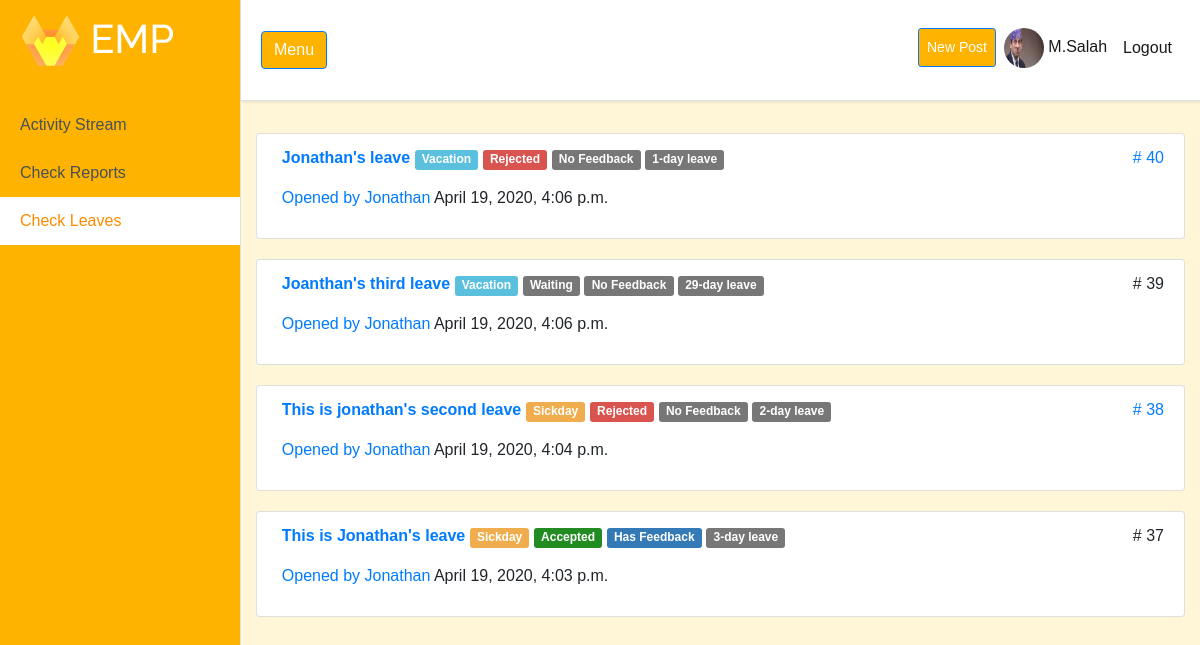
The page /leave/reports (signed in) on the database its author committed.
### users/models.py (models this page shows, shortened)
class Profile(models.Model):
    user = models.OneToOneField(User, on_delete=models.CASCADE)
    image = models.ImageField(default='default.jpg', upload_to='profile_pics')
    bio = models.TextField(max_length=500, blank=True)
    location = models.CharField(max_length=30, blank=True)
    birth_date = models.DateField(null=True, blank=True)
    is_employee = models.BooleanField(default=True)

### bookleave/models.py (models this page shows, shortened)
class Leave(models.Model):
    type = models.CharField(verbose_name="Leave Type", max_length=20, choices=TYPE_CHOICES)
    begindate = models.DateTimeField()
    enddate = models.DateTimeField()
    date_posted = models.DateTimeField(default=timezone.now)
    document = models.FileField(blank=True, default=None, upload_to='documents')
    title = models.TextField(max_length=100)
    content = models.TextField()
    owner = models.ForeignKey(User, on_delete=models.CASCADE, null=True)
    is_accepted = models.BooleanField(default=False)
    is_rejected = models.BooleanField(default=False)
    class Meta:
        ordering = ['-date_posted']
    @property
    def difference(self):
        return (self.enddate - self.begindate).days

### bookleave/views.py (the view)
# urls.py: path('leave/reports', All_LeaveListView.as_view(), name='all-leaves'),
class All_LeaveListView(LoginRequiredMixin, ListView):
    model = Leave
    template_name = 'bookleave/all_leaves.html'  # <app>/<model>_<view_type>.html
    context_object_name = 'leaves'
    paginate_by = 5

### bookleave/templates/bookleave/all_leaves.html (shortened to what this page needs)
{% extends 'activitystream/base.html' %}
{% block content %}
    {% for leave in leaves %}
    <ul class="list-group fa-padding">
        <li class="list-group-item">
            <div class="media">
                <div class="media-body">
                <a href="{% url 'leave-detail' leave.id %}" class="stretched-link">
                    <strong>{{ leave.title }}</strong>
                    {% if leave.type == 'Sickday' %}
                        <span class="label label-warning" style="color: white">{{ leave.type }}</span>
                    {% else %}
                        <span class="label label-info" style="color: white">{{ leave.type }}</span>
                    {% endif %}
                    {% if leave.is_accepted  %}
                        <span class="label label-success" style="color: white">Accepted</span>
                     {% elif not leave.is_accepted and not leave.is_rejected %}
                        <span class="label label-default" style="color: white">Waiting</span>
                        {% else %}
                        <span class="label label-danger" style="color: white">Rejected</span>
                {% endif %}
                {% if leave.reply_set.count != 0 %}
                    <span class="label label-primary" style="color: white">Has Feedback</span>
                {% else %}
                    <span class="label label-default" style="color: white">No Feedback</span>
                    {% endif %}
                <span class="label label-default" style="color: white">{{leave.difference}}-day leave</span>
                    <span class="number pull-right"># {{ leave.pk }}</span>
                    <p class="info"><a href="{% url 'profile' %}">Opened by {{leave.owner.username}}</a> {{ leave.date_posted }} </p>
                </a>
                </div>
            </div>
        </li>
    </ul>
    {% endfor %}
{% endblock %}

### activitystream/templates/activitystream/base.html (shortened to what this page needs)
{% load static %}
<!DOCTYPE html>
<html lang="en">
<head>
  <link rel="stylesheet" href="https://stackpath.bootstrapcdn.com/bootstrap/4.4.1/css/bootstrap.min.css">
  <link rel="stylesheet" type="text/css" href="{% static 'activitystream/main.css' %}">
</head>
<body>
  <div class="d-flex" id="wrapper">
    <div class=" border-right" style="background-color: #feb300; !important;" id="sidebar-wrapper">
      <div class="sidebar-heading" style="background-color: #feb300; !important;"><h1> <img src="{% static "activitystream/logo.png" %}" alt="Employee Portal" style="width:60px"/> EMP</h1></div>
      <div class="list-group list-group-flush">
        <a href="{% url 'activity-home' %}" class="list-group-item list-group-item-action" id = "activity_button" >Activity Stream</a>
        {% if user.is_active and user.is_staff %}
        <a href="{% url 'all-reports' %}" class="list-group-item list-group-item-action " id = "report_button" >Check Reports</a>
        <a href="{% url 'all-leaves' %}" class="list-group-item list-group-item-action" id = "leave_button" >Check Leaves</a>
        {% else %}
        <a href="{% url 'reports-home' %}" class="list-group-item list-group-item-action" id = "reportto_button">My Reports</a>
        <a href="{% url 'leave-home' %}" class="list-group-item list-group-item-action" id = "bookleave_button">My Leaves</a>
        {% endif %}
      </div>
    </div>
    <div id="page-content-wrapper">
      <nav class="navbar navbar-expand-lg navbar-light border-bottom sticky-top" style="background-color: white; !important;" >
        <button class="btn btn-primary" id="menu-toggle">Menu</button>
        <div class="collapse navbar-collapse" id="navbarSupportedContent">
          <ul class="navbar-nav ml-auto mt-2 mt-lg-0">
            {% if user.is_authenticated %}
              <li class="nav-item active mt-1">
                 <a class="btn btn-primary btn-sm nav-link mt-1" href="{% url 'post-create' %}" style="color: white">New Post</a>
              </li>
                 <li class="nav-item active mb-1 ">
                <a class="nav-link" href="{% url 'profile' %}">
                        <img height="40px" width="40px"  class="rounded-circle account-img" src="{{ user.profile.image.url }}">
                    {{ user.username }}</a>
                </li>
                <li class="nav-item active mb-1 ">
                <a class="nav-link mt-2" href="{% url 'logout' %}">  Logout</a>
                </li>
            {% else %}
              <li class="nav-item active">
                <a class="nav-link" href="{% url 'activity-home' %}">Home <span class="sr-only">(current)</span></a>
              </li>
            {% endif %}
          </ul>
        </div>
      </nav>
<div id = main-section>
      <div class="container-fluid">
      <br>
      {% block content %}{% endblock %}
      </div>
</div>
    </div>
  </div>
</body>
</html>

### activitystream/static/activitystream/main.css (style rules this page uses)
.list-group-item-action { background-color: #feb300; !important; position: fixed; }
body { overflow-x: hidden; font-family: 'Poppins', sans-serif; background: #fff5d7; }
.btn-primary { background-color: #feb300; !important; }
#activity_button { margin-top:6.3rem; width: 15rem; }
#report_button,#reportto_button { margin-top:9.3rem; width:15rem; }
#leave_button,#bookleave_button { margin-top:12.3rem; width: 15rem; }
#main-section { margin-top: -2rem; }
.sidebar-heading { position: fixed; color: white; background: rgba(0, 0, 0, 0.2); }
.navbar { padding: 20px ; background: #fff; border: none; border-radius: 0; margin-bottom: 40px; box-shadow: 1px 1px 3px rgba(0, 0, 0, 0.1); }
#sidebar-wrapper { min-height: 100vh; margin-left: -15rem; -webkit-transition: margin .25s ease-out; -moz-transition: margin .25s ease-out; -o-transition: margin .25s ease-out; transition: margin .25s ease-out; }
#sidebar-wrapper .sidebar-heading { padding: 0.875rem 1.25rem; font-size: 1.2rem; }
#sidebar-wrapper .list-group { width: 15rem; }
#page-content-wrapper { min-width: 100vw; }
@media (min-width: 768px) { #sidebar-wrapper { margin-left: 0; } }
@media (min-width: 768px) { #page-content-wrapper { min-width: 0; width: 100%; } }
h1 { font-family: Raleway ; }

### bookleave/templates/bookleave/all_leaves.html (style rules this page uses)
#leave_button, #bookleave_button { background-color: white; font-size: 1rem; color: darkorange; }
.list-group { padding-left: 0; margin-bottom: 20px; }
.list-group-item:first-child { border-top-left-radius: 4px; border-top-right-radius: 4px; }
.media:first-child { margin-top: 0; }
.media, .media-body { overflow: hidden; zoom: 1; }
.media { margin-top: 15px; }
.media-body { width: 10000px; }
div { display: block; }
b, strong { font-weight: 700; }
strong { font-weight: bold; }
.label-danger { background-color: #d9534f; }
.label-success { background-color: forestgreen; }
.label-info { background-color: #5bc0de; }
.label-primary { background-color: #337ab7; }
.label-default { background-color: #777; }
.label-warning { background-color: #f0ad4e; }
.label { display: inline; padding: .2em .6em .3em; font-size: 75%; font-weight: 700; line-height: 1; color: #fff; text-align: center; white-space: nowrap; vertical-align: baseline; border-radius: .25em; }
.pull-right { float: right; }
.pull-right { float: right!important; }
p { margin: 0 0 10px; }
p { display: block; margin-block-start: 1em; margin-block-end: 1em; margin-inline-start: 0px; margin-inline-end: 0px; }

### rows shown on the page
Leave: title "Jonathan's leave", type "Vacation", is_accepted "Rejected", shows "No Feedback", difference "1", pk "40", owner.username "Jonathan", date_posted "April 19, 2020, 4:06 p.m."
Leave: title "Joanthan's third leave", type "Vacation", is_accepted "Waiting", shows "No Feedback", difference "29", pk "39", owner.username "Jonathan", date_posted "April 19, 2020, 4:06 p.m."
Leave: title "This is jonathan's second leave", type "Sickday", is_accepted "Rejected", shows "No Feedback", difference "2", pk "38", owner.username "Jonathan", date_posted "April 19, 2020, 4:04 p.m."
Leave: title "This is Jonathan's leave", type "Sickday", is_accepted "Accepted", shows "Has Feedback", difference "3", pk "37", owner.username "Jonathan", date_posted "April 19, 2020, 4:03 p.m."

### other values the page prints
{{ user.username }} "M.Salah"
